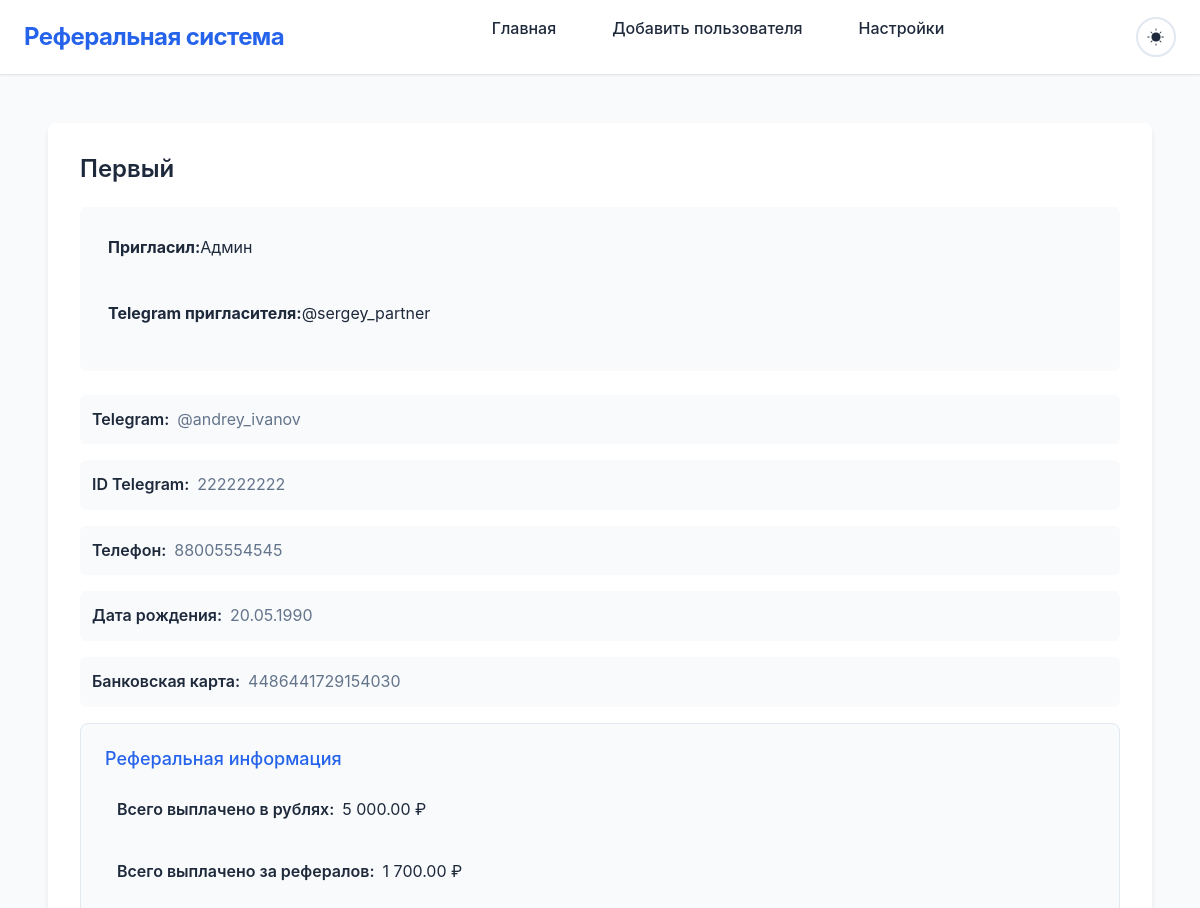
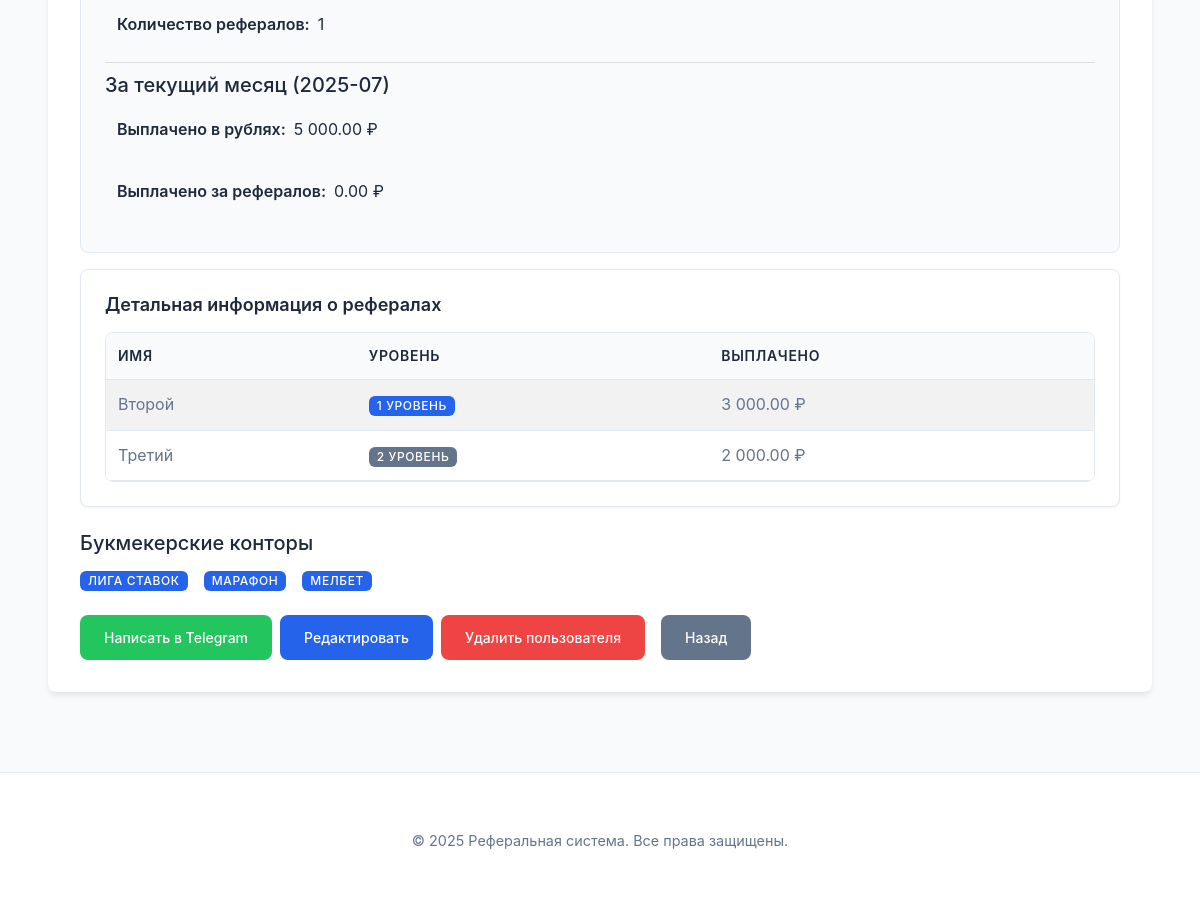
Screenshot of /user.php?id=29 with the database file from the repository (2 pictures, top to bottom).
### tables this page shows
CREATE TABLE `users` (
  `id` int(11) NOT NULL,
  `full_name` varchar(255) NOT NULL,
  `bank_card` text DEFAULT NULL COMMENT 'Зашифрованный номер банковской карты (необязательное поле)',
  `telegram_username` varchar(255) NOT NULL,
  `telegram_id` bigint(20) DEFAULT NULL,
  `phone_number` varchar(20) NOT NULL,
  `birth_date` date NOT NULL,
  `is_affiliate` tinyint(1) DEFAULT 0,
  `created_at` timestamp NOT NULL DEFAULT current_timestamp(),
  `affiliate_id` int(11) DEFAULT NULL,
  `total_paid_amount` decimal(10,2) DEFAULT 0.00 COMMENT 'Всего выплачено в рублях',
  `referral_count` int(11) DEFAULT 0 COMMENT 'Количество рефералов',
  `total_paid_for_referrals` decimal(10,2) DEFAULT 0.00 COMMENT 'Всего выплачено за рефералов',
  `monthly_paid_amount` decimal(10,2) DEFAULT 0.00 COMMENT 'Выплачено в рублях за текущий месяц',
  `monthly_paid_for_referrals` decimal(10,2) DEFAULT 0.00 COMMENT 'Выплачено за рефералов за текущий месяц',
  `payment_month` varchar(7) DEFAULT NULL COMMENT 'Месяц выплат в формате YYYY-MM'
);

CREATE TABLE `bookmakers` (
  `id` int(11) NOT NULL,
  `name` varchar(255) NOT NULL,
  `code` varchar(50) NOT NULL,
  `created_at` timestamp NOT NULL DEFAULT current_timestamp()
);

### test_encryption.php (called while the page is built, shortened)
<?php
function decryptData($encryptedData) {
    $method = "AES-256-CBC";
    $key = substr(hash('sha256', ENCRYPTION_KEY, true), 0, 32);
    $data = base64_decode($encryptedData);
    $iv = substr($data, 0, 16);
    $encrypted = substr($data, 16);
    return openssl_decrypt($encrypted, $method, $key, OPENSSL_RAW_DATA, $iv);
}

### referral_calculator.php (called while the page is built, shortened)
<?php
function getReferralSettings($pdo) {
    try {
        $stmt = $pdo->query("SHOW TABLES LIKE 'referral_settings'");
        $tableExists = $stmt->rowCount() > 0;
        $stmt = $pdo->query("SELECT setting_name, setting_value FROM referral_settings");
        $settings = [];
        while ($row = $stmt->fetch(PDO::FETCH_ASSOC)) {
            $settings[$row['setting_name']] = $row['setting_value'];
        }
        $defaultSettings = [
            'level_1_percent' => 50.00,
            'level_2_percent' => 25.00,
            'level_3_percent' => 10.00
        ];
        return $settings;
    } catch (Exception $e) {
        return [
            'level_1_percent' => 50.00,
            'level_2_percent' => 25.00,
            'level_3_percent' => 10.00
        ];
    }
}
function getReferralsByLevels($pdo, $userId, $maxLevel = 3) {
    $referrals = [];
    $stmt = $pdo->prepare("
        SELECT id, full_name, total_paid_amount
        FROM users
        WHERE affiliate_id = ? AND is_affiliate = 0
    ");
    $stmt->execute([$userId]);
    $level1 = $stmt->fetchAll(PDO::FETCH_ASSOC);
    $referrals[1] = $level1;
    if ($maxLevel >= 2) {
        $level2 = [];
        foreach ($level1 as $ref1) {
            $stmt = $pdo->prepare("
                SELECT id, full_name, total_paid_amount
                FROM users
                WHERE affiliate_id = ? AND is_affiliate = 0
            ");
            $stmt->execute([$ref1['id']]);
            $level2 = array_merge($level2, $stmt->fetchAll(PDO::FETCH_ASSOC));
        }
        $referrals[2] = $level2;
    }
    if ($maxLevel >= 3) {
        $level3 = [];
        foreach ($referrals[2] as $ref2) {
            $stmt = $pdo->prepare("
                SELECT id, full_name, total_paid_amount
                FROM users
                WHERE affiliate_id = ? AND is_affiliate = 0
            ");
            $stmt->execute([$ref2['id']]);
            $level3 = array_merge($level3, $stmt->fetchAll(PDO::FETCH_ASSOC));
        }
        $referrals[3] = $level3;
    }
    return $referrals;
}
function getReferralDetails($pdo, $userId) {
    $settings = getReferralSettings($pdo);
    $referrals = getReferralsByLevels($pdo, $userId, 3);
    $details = [];
    if (isset($referrals[1])) {
        foreach ($referrals[1] as $referral) {
            $percent = isset($settings['level_1_percent']) ? $settings['level_1_percent'] : 50.00;
            $earning = $referral['total_paid_amount'] * ($percent / 100);
            $details[] = [
                'level' => 1,
                'name' => $referral['full_name'],
                'paid_amount' => $referral['total_paid_amount'],
                'earning' => $earning,
                'percent' => $percent
            ];
        }
    }
    if (isset($referrals[2])) {
        foreach ($referrals[2] as $referral) {
            $percent = isset($settings['level_2_percent']) ? $settings['level_2_percent'] : 25.00;
            $earning = $referral['total_paid_amount'] * ($percent / 100);
            $details[] = [
                'level' => 2,
                'name' => $referral['full_name'],
                'paid_amount' => $referral['total_paid_amount'],
                'earning' => $earning,
                'percent' => $percent
            ];
        }
    }
    return $details;
}

### user.php (the view, shortened to what this page needs)
<?php
require_once 'includes/database.php';
require_once 'test_encryption.php';
require_once 'referral_calculator.php';
try {
    $stmt = $pdo->prepare("
        SELECT u.*,
               a.full_name as affiliate_name,
               a.telegram_username as affiliate_telegram,
               (SELECT COUNT(*) FROM users WHERE affiliate_id = u.id) as referral_count
        FROM users u
        LEFT JOIN users a ON u.affiliate_id = a.id
        WHERE u.id = ?
    ");
    $stmt->execute([$_GET['id']]);
    $user = $stmt->fetch(PDO::FETCH_ASSOC);
    $stmt = $pdo->prepare("
        SELECT b.*
        FROM bookmakers b
        JOIN user_bookmakers ub ON b.id = ub.bookmaker_id
        WHERE ub.user_id = ?
        ORDER BY b.name
    ");
    $stmt->execute([$_GET['id']]);
    $bookmakers = $stmt->fetchAll(PDO::FETCH_ASSOC);
    $referralDetails = getReferralDetails($pdo, $user['id']);
} catch (Exception $e) {
    die('Ошибка: ' . htmlspecialchars($e->getMessage()));
}
require_once 'includes/header.php';
?>
    <div class="container">
        <div class="user-info">
            <h3><?php echo htmlspecialchars($user['full_name']); ?></h3>
        <?php if ($user['affiliate_name']): ?>
            <div class="affiliate-info">
                <p><strong>Пригласил: </strong> <?php echo htmlspecialchars($user['affiliate_name']); ?></p>
                <p><strong>Telegram пригласителя: </strong> <?php echo htmlspecialchars($user['affiliate_telegram']); ?></p>
            </div>
        <?php endif; ?>
        <div class="user-details">
            <p><strong>Telegram:</strong> <?php echo htmlspecialchars($user['telegram_username']); ?></p>
            <p><strong>ID Telegram:</strong> <?php echo htmlspecialchars($user['telegram_id']); ?></p>
            <p><strong>Телефон:</strong> <?php echo htmlspecialchars($user['phone_number']); ?></p>
            <p><strong>Дата рождения:</strong> <?php echo date('d.m.Y', strtotime($user['birth_date'])); ?></p>
            <p><strong>Банковская карта:</strong> <?php echo htmlspecialchars(decryptData($user['bank_card'])); ?></p>
            <div class="referral-info mt-3">
                <h4>Реферальная информация</h4>
                <p><strong>Всего выплачено в рублях:</strong> <?php echo number_format($user['total_paid_amount'], 2, '.', ' '); ?> ₽</p>
                <p><strong>Всего выплачено за рефералов:</strong> <?php echo number_format($user['total_paid_for_referrals'], 2, '.', ' '); ?> ₽</p>
                <p><strong>Количество рефералов:</strong> <?php echo $user['referral_count']; ?></p>
                <div class="monthly-payments mt-2" style="border-top: 1px solid #ddd; padding-top: 10px;">
                    <h5>За текущий месяц (<?php echo $user['payment_month'] ?: date('Y-m'); ?>)</h5>
                    <p><strong>Выплачено в рублях:</strong> <?php echo number_format($user['monthly_paid_amount'], 2, '.', ' '); ?> ₽</p>
                    <p><strong>Выплачено за рефералов:</strong> <?php echo number_format($user['monthly_paid_for_referrals'], 2, '.', ' '); ?> ₽</p>
                </div>
            </div>
            <?php if (!empty($referralDetails)): ?>
            <div class="referral-details mt-3">
                <h4>Детальная информация о рефералах</h4>
                <div class="table-responsive">
                    <table class="table table-striped">
                        <thead>
                            <tr>
                                <th>Имя</th>
                                <th>Уровень</th>
                                <th>Выплачено</th>
                            </tr>
                        </thead>
                        <tbody>
                            <?php foreach ($referralDetails as $detail): ?>
                            <tr>
                                <td><?php echo htmlspecialchars($detail['name']); ?></td>
                                <td>
                                    <span class="badge badge-<?php echo $detail['level'] == 1 ? 'primary' : ($detail['level'] == 2 ? 'secondary' : 'info'); ?>">
                                        <?php echo $detail['level']; ?> уровень
                                    </span>
                                </td>
                                <td><?php echo number_format($detail['paid_amount'], 2, '.', ' '); ?> ₽</td>
                            </tr>
                            <?php endforeach; ?>
                        </tbody>
                    </table>
                </div>
            </div>
            <?php endif; ?>
        </div>
        <?php if (!empty($bookmakers)): ?>
            <div class="bookmakers-info mt-3">
                <h4>Букмекерские конторы</h4>
                <div class="bookmakers-list">
                    <?php foreach ($bookmakers as $bookmaker): ?>
                        <span class="badge"><?php echo htmlspecialchars($bookmaker['name']); ?></span>
                    <?php endforeach; ?>
                </div>
            </div>
        <?php endif; ?>
        <div class="mt-4" style="display: flex; gap: 0.5rem; flex-wrap: wrap;">
            <?php
            $telegram_link = 'https://t.me/' . ltrim($user['telegram_username'], '@');
            ?>
            <a href="<?php echo $telegram_link; ?>" target="_blank" class="btn btn-success">Написать в Telegram</a>
            <a href="user_form.php?id=<?php echo $user['id']; ?>" class="btn btn-primary">Редактировать</a>
            <button type="button" class="btn btn-danger" onclick="confirmDelete(<?php echo $user['id']; ?>, '<?php echo htmlspecialchars($user['full_name'], ENT_QUOTES); ?>')">
                Удалить пользователя
            </button>
            <a href="index.php" class="btn btn-secondary">Назад</a>
        </div>
    </div>
</div>
<?php require_once 'includes/footer.php'; ?>

### includes/header.php (shortened to what this page needs)
<?php
$currentPage = basename($_SERVER['PHP_SELF']);
?>
<!DOCTYPE html>
<html lang="ru">
<head>
    <link href="https://cdn.jsdelivr.net/npm/bootstrap@5.3.0/dist/css/bootstrap.min.css" rel="stylesheet">
    <link rel="stylesheet" href="css/style.css?v=<?php echo filemtime('css/style.css'); ?>">
</head>
<body>
    <header>
        <nav class="main-nav">
            <div class="nav-container">
                <div class="logo">
                    <a href="index.php">Реферальная система</a>
                </div>
                <ul class="nav-links">
                    <li>
                        <a href="index.php" <?php echo $currentPage == 'index.php' ? 'class="active"' : ''; ?>>
                            Главная
                        </a>
                    </li>
                    <li>
                        <a href="user_form.php" <?php echo $currentPage == 'user_form.php' ? 'class="active"' : ''; ?>>
                            Добавить пользователя
                        </a>
                    </li>
                    <li>
                        <a href="settings.php" <?php echo $currentPage == 'settings.php' ? 'class="active"' : ''; ?>>
                            Настройки
                        </a>
                    </li>
                </ul>
                <div class="theme-switcher">
                    <button id="theme-toggle" class="theme-toggle" aria-label="Переключить тему">
                    </button>
                </div>
            </div>
        </nav>
    </header>
    <main class="container"><?php

### includes/footer.php (shortened to what this page needs)
    </main>
    <footer class="main-footer">
        <div class="container">
            <p>&copy; <?php echo date('Y'); ?> Реферальная система. Все права защищены.</p>
        </div>
    </footer>
</body>
</html>

### rows the page displays
users: full_name "Первый", affiliate.full_name "Админ", affiliate.telegram_username "@sergey_partner", telegram_username "@andrey_ivanov", telegram "222222222", phone_number "88005554545", birth_date "20.05.1990", bank_card "4486441729154030", total_paid_amount "5 000.00", total_paid_for_referrals "1 700.00", monthly_paid_amount "5 000.00", monthly_paid_for_referrals "0.00"
users: full_name "Второй", level "1", total_paid_amount "3 000.00"
users: full_name "Третий", level "2", total_paid_amount "2 000.00"
bookmakers: name "ЛИГА СТАВОК"
bookmakers: name "МАРАФОН"
bookmakers: name "МЕЛБЕТ"

### other values shown
$user['referral_count'] "1"
